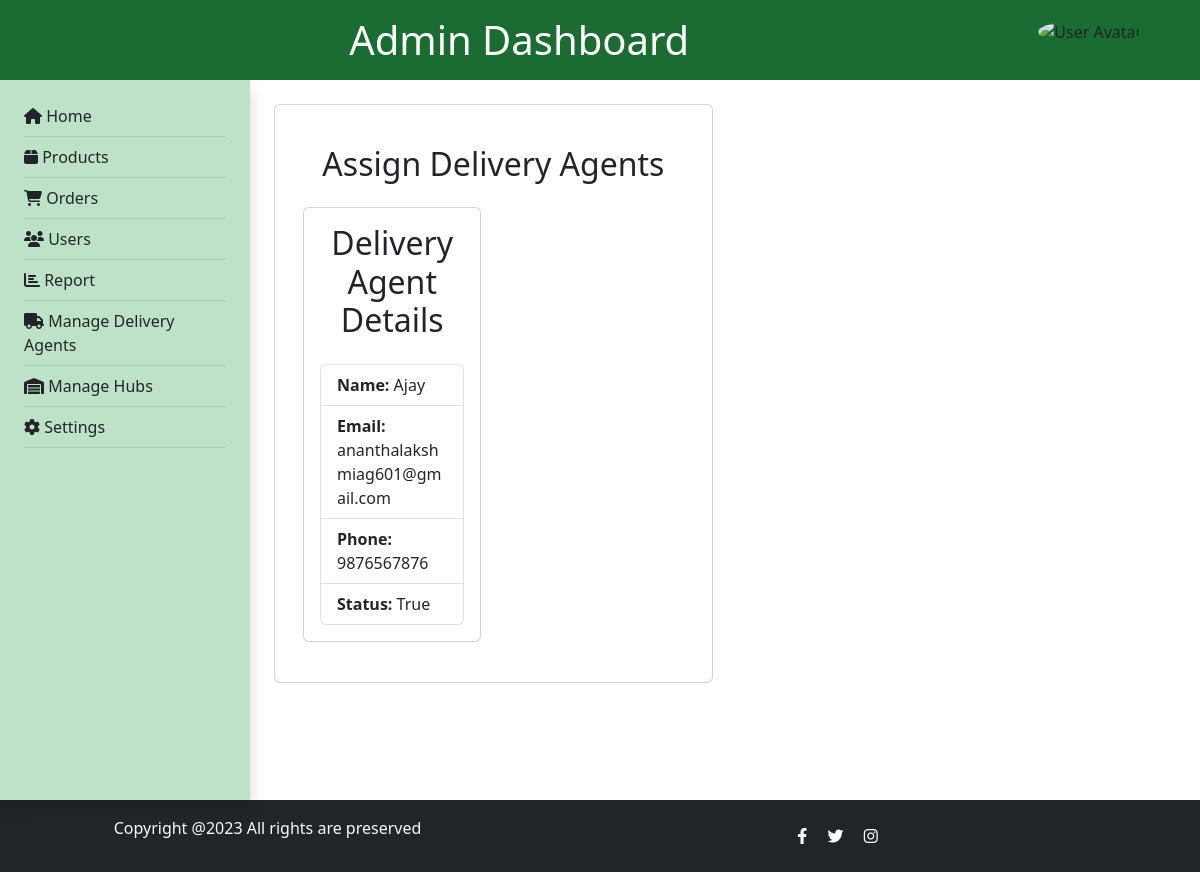
Screenshot of /admin_agent_assign/ with the database file from the repository.
### agriselect/models.py (models this page shows, shortened)
class DeliveryAgentProfile(models.Model):
    delivery_agent = models.ForeignKey(CustomUser, on_delete=models.CASCADE, default=None)
    profile_photo = models.ImageField(upload_to='profile_photos/', blank=True, null=True)
    GENDER_CHOICES = (
        ('Male', 'Male'),
        ('Female', 'Female'),
        ('Other', 'Other'),
    )
    gender = models.CharField(max_length=10, choices=GENDER_CHOICES)
    date_of_birth = models.DateField(null=True, blank=True, default=None)
    address = models.TextField()
    phone = models.CharField(max_length=15)
    LOCATION_CHOICES = (
        ('Ernakulam', 'Ernakulam'),
        ('Malappuram', 'Malappuram'),
        ('Kannur', 'Kannur'),
    )
    location = models.CharField(max_length=100, choices=LOCATION_CHOICES)
    aadhaar_number = models.CharField(max_length=12, unique=True)
    driver_license_number = models.CharField(max_length=50, unique=True)
    employee_id = models.CharField(max_length=10, unique=True, default=None)
    vehicle_type = models.CharField(max_length=100, blank=True, null=True)
    vehicle_number = models.CharField(max_length=20, unique=True)
    BANK_CHOICES = (
        ('ALLAHABAD BANK', 'Allahabad Bank'),
        ('ANDHRA BANK', 'Andhra Bank'),
        ('AXIS BANK', 'Axis Bank'),
        ('BANK OF BARODA', 'Bank of Baroda'),
        ('BANK OF INDIA', 'Bank of India'),
        ('BANK OF MAHARASHTRA', 'Bank of Maharashtra'),
        ('CANARA BANK', 'Canara Bank'),
        ('CORPORATION BANK', 'Corporation Bank'),
        ('HONG KONG & SHANGHAI BANK', 'Hong Kong & Shanghai Bank'),
        ('INDIAN BANK', 'Indian Bank'),
        ('INDIAN OVERSEAS BANK', 'Indian Overseas Bank'),
        ('KARUR VYSYA BANK', 'Karur Vysya Bank'),
        ('NORTH MALABAR GRAMIN BANK', 'North Malabar Gramin Bank'),
        ('ORIENTAL BANK OF COMMERCE', 'Oriental Bank of Commerce'),
        ('PUNJAB AND SIND BANK', 'Punjab and Sind Bank'),
        ('PUNJAB NATIONAL BANK', 'Punjab National Bank'),
        ('RESERVE BANK OF INDIA', 'Reserve Bank of India'),
        ('SOUTH INDIAN BANK', 'South Indian Bank'),
        ('STANDARD CHARTERED BANK', 'Standard Chartered Bank'),
        ('STATE BANK OF BIKANER AND JAIPUR', 'State Bank of Bikaner and Jaipur'),
        ('STATE BANK OF HYDERABAD', 'State Bank of Hyderabad'),
        ('STATE BANK OF MYSORE', 'State Bank of Mysore'),
        ('STATE BANK OF PATIALA', 'State Bank of Patiala'),
        ('STATE BANK OF TRAVANCORE', 'State Bank of Travancore'),
        ('SYNDICATE BANK', 'Syndicate Bank'),
        ('LAKSHMI VILAS BANK LTD', 'Lakshmi Vilas Bank Ltd'),
        ('UCO BANK', 'UCO Bank'),
        ('UNION BANK OF INDIA', 'Union Bank of India'),
        ('UNITED BANK OF INDIA', 'United Bank of India'),
        ('VIJAYA BANK', 'Vijaya Bank'),
        ('CENTRAL BANK OF INDIA', 'Central Bank of India'),
        ('DENA BANK', 'Dena Bank'),
        ('BANDHAN BANK LIMITED', 'Bandhan Bank Limited'),
        ('KERALA GRAMIN BANK', 'Kerala Gramin Bank'),
        ('LAXMI VILAS BANK', 'Laxmi Vilas Bank'),
        ('BANK OF BAHARAIN AND KUWAIT BSC', 'Bank of Baharain and Kuwait BSC'),
        ('BHARATIYA MAHILA BANK LIMITED', 'Bharatiya Mahila Bank Limited'),
        ('CATHOLIC SYRIAN BANK', 'Catholic Syrian Bank'),
        ('CITIBANK NA', 'Citibank NA'),
        ('CITY UNION BANK LTD', 'City Union Bank Ltd'),
        ('DEVELOPMENT CREDIT BANK', 'Development Credit Bank'),
        ('DHANALAXMI BANK', 'Dhanalaxmi Bank'),
        ('DOHA BANK', 'Doha Bank'),
        ('FEDERAL BANK LTD', 'Federal Bank Ltd'),
        ('HDFC BANK LTD', 'HDFC Bank Ltd'),
        ('ICICI BANK LTD', 'ICICI Bank Ltd'),
        ('IDBI BANK LTD', 'IDBI Bank Ltd'),
        ('ING VYSYA BANK LTD', 'ING Vysya Bank Ltd'),
        ('INDUSIND BANK LTD', 'IndusInd Bank Ltd'),
        ('JAMMU AND KASHMIR BANK LTD', 'Jammu and Kashmir Bank Ltd'),
        ('KARNATAKA BANK LTD', 'Karnataka Bank Ltd'),
        ('KOTAK MAHINDRA BANK', 'Kotak Mahindra Bank'),
        ('STATE BANK OF INDIA', 'State Bank of India'),
        ('TAMILNAD MERCANTILE BANK LTD', 'Tamilnad Mercantile Bank Ltd'),
        ('YES BANK LTD', 'Yes Bank Ltd'),
        ('OTHER', 'Other'),
    )
    bank_name = models.CharField(max_length=100, choices=BANK_CHOICES)
    branch = models.CharField(max_length=100)
    account_number = models.CharField(max_length=18)
    ifsc_code = models.CharField(max_length=11)
    id_document = models.FileField(upload_to='id_documents/', blank=True, null=True)
    pincode = models.CharField(max_length=6, default='Null')
    latitude_zip = models.CharField(max_length=100, default='Null')
    longitude_zip = models.CharField(max_length=100, default='Null')
    availability = models.BooleanField(default=False)

### userapp/models.py (models this page shows, shortened)
class CustomUser(AbstractUser):
    username = None
    USERNAME_FIELD  = 'email'
    first_name = models.CharField(max_length=100, default='')
    last_name   = models.CharField(max_length=100, default='')
    email = models.EmailField(unique=True)
    password = models.CharField(max_length=128,null=True)
    is_customer = models.BooleanField(default=False)
    is_seller = models.BooleanField(default=False)
    is_delivery_agent = models.BooleanField(default=False)
    hub_status = models.BooleanField(default=False)
    pan_number = models.CharField(max_length=25, null=True)
    REQUIRED_FIELDS = []

### agriselect/views.py (the view)
# urls.py: path('admin_agent_assign/', views.admin_agent_assign, name='admin_agent_assign'),
def admin_agent_assign(request):
    delivery_agent = DeliveryAgentProfile.objects.all()
    return render(request, 'admin_agent_assign.html', {'delivery_agents': delivery_agent})

### template/admin_agent_assign.html (shortened to what this page needs)
{% load static %}
<!DOCTYPE html>
<html lang="en">
<head>
    <link rel="stylesheet" href="https://cdn.jsdelivr.net/npm/bootstrap@5.3.0/dist/css/bootstrap.min.css">
    <link rel="stylesheet" href="https://cdnjs.cloudflare.com/ajax/libs/font-awesome/6.3.0/css/all.min.css">
</head>
<body>
    <header class="py-3 d-flex" style="background-color: #1b6c32 ;padding-right: 5%;">
        <div class="container text-center">
            <h1 class="mb-0 text-white">Admin Dashboard</h1>
        </div>
        <div class="dropdown">
            <img src="{% static 'img/admin_icon.jpg' %}" alt="User Avatar" class="rounded-circle dropdown-toggle mt-1" id="userDropdown" data-bs-toggle="dropdown" aria-expanded="false" style="width: 40px; height: 40px; cursor: pointer;">
        </div>
    </header>
    <div class="d-flex">
        <nav class="sidenav shadow p-4" style="width: 250px; height: calc(100vh - 80px);background-color: #bee2c8;">
            <ul class="list-unstyled">
                <li><i class="fas fa-home"></i> <a href="{% url 'admin_dashboard' %}" class="text-dark text-decoration-none">Home</a></li>
                <li class="pb-2 mb-2" style="border-bottom: 1px solid rgba(0, 0, 0, 0.1);">
                <li><i class="fas fa-box"></i> <a href="{% url 'admin_products' %}" class="text-dark text-decoration-none">Products</a></li>
                <li class="pb-2 mb-2" style="border-bottom: 1px solid rgba(0, 0, 0, 0.1);">
                <li><i class="fas fa-shopping-cart"></i> <a href="{% url 'admin_orders' %}" class="text-dark text-decoration-none">Orders</a></li>
                <li class="pb-2 mb-2" style="border-bottom: 1px solid rgba(0, 0, 0, 0.1);">
                <li><i class="fas fa-users"></i> <a href="{% url 'admin_users' %}" class="text-dark text-decoration-none">Users</a></li>
                <li class="pb-2 mb-2" style="border-bottom: 1px solid rgba(0, 0, 0, 0.1);">
                <li><i class="fas fa-chart-bar"></i> <a href="{% url 'admin_report' %}" class="text-dark text-decoration-none">Report</a></li>
                <li class="pb-2 mb-2" style="border-bottom: 1px solid rgba(0, 0, 0, 0.1);">
                <li><i class="fas fa-truck"></i> <a href="{% url 'admin_delivery_agents' %}" class="text-dark text-decoration-none">Manage Delivery Agents</a></li>
                <li class="pb-2 mb-2" style="border-bottom: 1px solid rgba(0, 0, 0, 0.1);">
                <li><i class="fas fa-warehouse"></i> <a href="{% url 'admin_hubs' %}" class="text-dark text-decoration-none">Manage Hubs</a></li>
                <li class="pb-2 mb-2" style="border-bottom: 1px solid rgba(0, 0, 0, 0.1);">
                <li><i class="fas fa-cog"></i> <a href="{% url 'admin_settings' %}" class="text-dark text-decoration-none">Settings</a></li>
                <li class="pb-2 mb-2" style="border-bottom: 1px solid rgba(0, 0, 0, 0.1);">
            </ul>
        </nav>
        <main class="ms-4 mt-4 mb-3">
            <section class="content">
                <div class="card">
                    <div class="card-body">
                        <div class="container mt-4">
                            <h2 class="text-center mb-4">Assign Delivery Agents</h2>
                            <div class="row">
                                {% for delivery_agent in delivery_agents %}
                                <div class="col-md-6">
                                    <div class="card mb-4">
                                        <div class="card-body">
                                            <h2 class="card-title text-center mb-4">Delivery Agent Details</h2>
                                            <ul class="list-group">
                                                <li class="list-group-item"><strong>Name:</strong> {{ delivery_agent.delivery_agent.first_name }}</li>
                                                <li class="list-group-item"><strong>Email:</strong> {{ delivery_agent.delivery_agent.email }}</li>
                                                <li class="list-group-item"><strong>Phone:</strong> {{ delivery_agent.phone }}</li>
                                                <li class="list-group-item"><strong>Status:</strong> {{ delivery_agent.availability }}</li>
                                            </ul>
                                        </div>
                                    </div>
                                </div>
                                {% endfor %}
                            </div>
                        </div>
                    </div>
                </div>
            </section>
        </main>
    </div>
    <footer class="footer mt-0 py-3 bg-dark">
        <div class="container text-center">
        <div class="row text-center text-md-left align-items-center">
            <div class="col-md-5">
            <p class="text-light">Copyright @2023 All rights are preserved</p>
            </div>
            <div class="col-md-7">
            <a href="#" class="social-icons text-white"><i class="fab fa-facebook-f"></i></a>
            <a href="#" class="social-icons text-white"><i class="fab fa-twitter"></i></a>
            <a href="#" class="social-icons text-white"><i class="fab fa-instagram"></i></a>
            </div>
        </div>
        </div>
    </footer>
</body>
</html>

### rows the page displays
DeliveryAgentProfile: delivery_agent.first_name "Ajay", delivery_agent.email "ananthalakshmiag601@gmail.com", phone "9876567876", availability "True"
